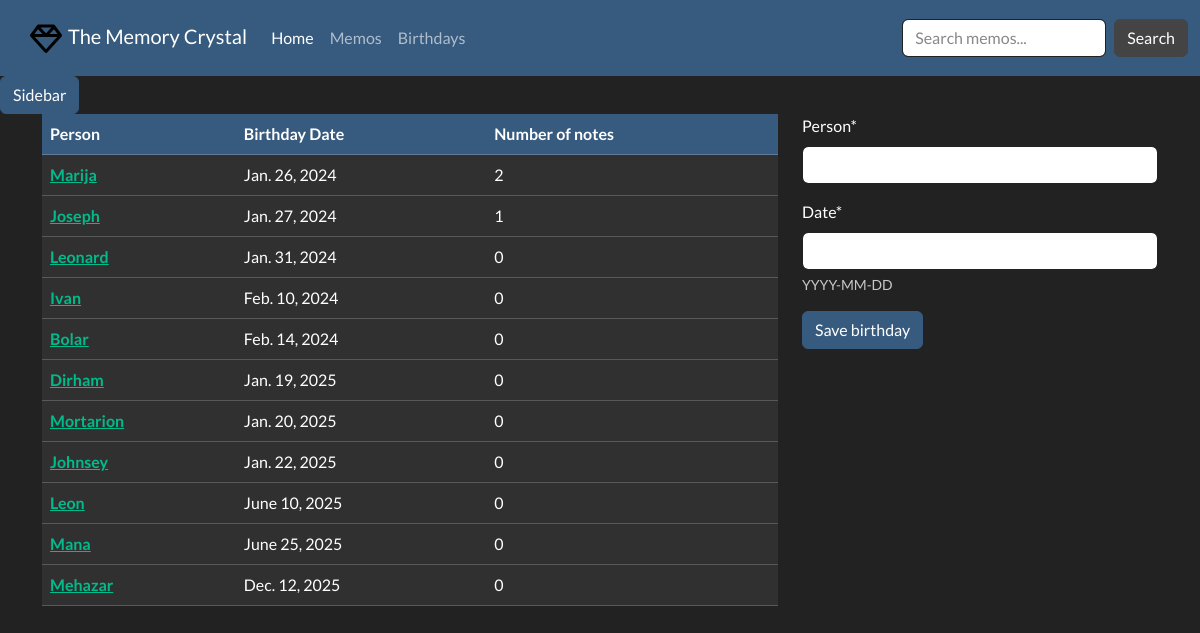
/notes/birthday/all, run on an earlier commit of the app's database.
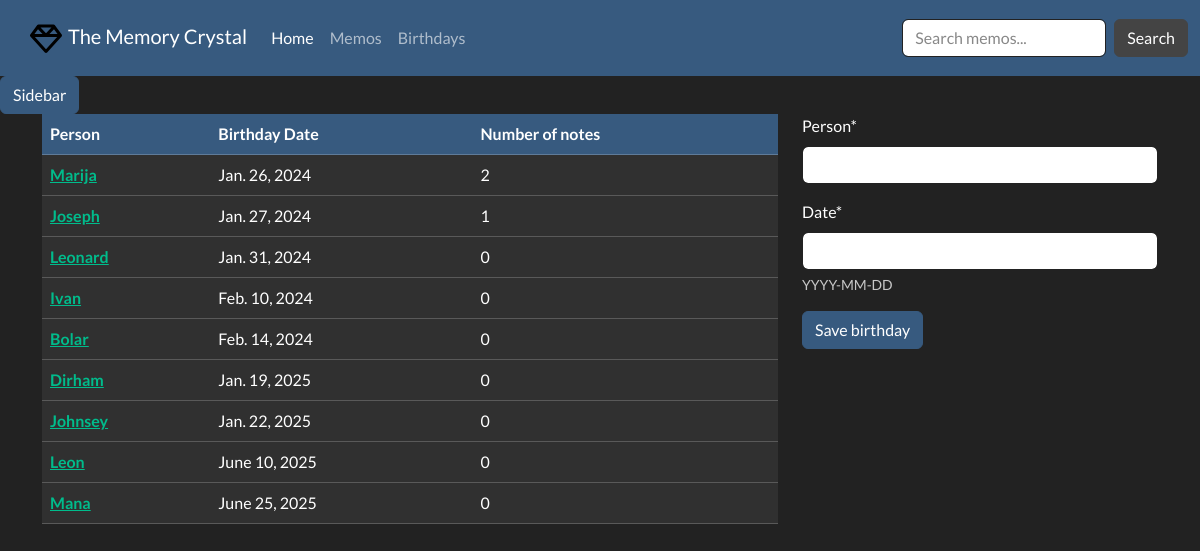
And on a later commit of the database.
### memory_crystal/models.py (models this page shows, shortened)
class Birthday(models.Model):
    person = models.CharField(max_length=100, unique=True)
    bdate = models.DateField(help_text='YYYY-MM-DD', verbose_name='Date')

### memory_crystal/views.py (the view, shortened to what this page needs)
# urls.py: path('birthday/all', views.birthday_list_view, name='birthdays-all'),
def birthday_list_view(request):
    bd_form = BirthdayForm
    birthday_list = Birthday.objects.all().order_by('bdate')
    context = {
        'bd_form': bd_form,
        'birthday_list': birthday_list
    }
    return render(request, 'memory_crystal/birthday_list.html', context=context)

### memory_crystal/models.py (called while the page is built)
    def __str__(self) -> str:
        return f'{self.name.title()}'

### memory_crystal/templatetags/memo_extras.py (called while the page is built)
@register.inclusion_tag('memory_crystal/offcanvas.html')
def render_offcanvas():
    all_categories = Category.objects.all()
    return {'all_categories': all_categories}

### memory_crystal/templates/memory_crystal/birthday_list.html (shortened to what this page needs)
{% extends 'memory_crystal/base.html' %}
{% block content %}
{% load crispy_forms_tags %}
<div class="container">
    <div class="row">
        <div class="col-8">
            <div class="brithday-table">
                <table class="table table-hover">
                  <thead>
                    <tr class="table-primary">
                      <th scope="col">Person</th>
                      <th scope="col">Birthday Date</th>
                      <th scope="col">Number of notes</th>
                    </tr>
                  </thead>
                  <tbody>
                  {% for birthday in birthday_list %}
                    <tr class="table-dark">
                      <th scope="row"><a href="{% url 'birthday-detail' birthday.id %}">{{ birthday.person }}</a></th>
                      <td>{{ birthday.bdate }}</td>
                      <td>{{ birthday.notes.all.count }}</td>
                    </tr>
                  {% endfor %}
                  </tbody>
                </table>
            </div>
        </div>
        <div class="col-4">
            <div class="fieldWrapper">
                <form method="post">
                    {{ bd_form | crispy }}
                    <input type="submit" class="btn btn-primary" value="Save birthday">
                </form>
            </div>
        </div>
    </div>
</div>
{% endblock %}

### memory_crystal/templates/memory_crystal/base.html (shortened to what this page needs)
<!DOCTYPE html>
<html lang="en">
<head>
  <link rel="stylesheet" href="https://cdnjs.cloudflare.com/ajax/libs/bootswatch/5.3.2/darkly/bootstrap.min.css"
/>
  <link rel="stylesheet"
      href="https://cdnjs.cloudflare.com/ajax/libs/font-awesome/4.7.0/css/font-awesome.min.css"/>
</head>
<body>
<nav class="navbar navbar-expand-lg bg-primary" data-bs-theme="dark">
  <div class="container-fluid">
    <a class="navbar-brand" href="#">
        <a class="navbar-brand" href="{% url 'homepage' %}">
           The Memory Crystal
        </a>
    </a>
    <div class="collapse navbar-collapse" id="navbarColor01">
      <ul class="navbar-nav me-auto">
        <li class="nav-item">
          <a class="nav-link active" href="{% url 'memory-index' %}">Home
          </a>
        </li>
        <li class="nav-item">
          <a class="nav-link" href="{% url 'memos-all' %}">Memos</a>
        </li>
        <li class="nav-item">
          <a class="nav-link" href="{% url 'birthdays-all' %}">Birthdays</a>
        </li>
      </ul>
      <form class="d-flex" action="{% url 'memo-search' %}" method="get">
        <input class="form-control me-sm-2" type="search" placeholder="Search memos..." name="search_text">
        <button class="btn btn-secondary my-2 my-sm-0" type="submit">Search</button>
      </form>
    </div>
  </div>
</nav>
{% load static %}
{% load memo_extras %}
{% render_offcanvas %}
{% block content %}{% endblock %}
</body>
</html>

### memory_crystal/templates/memory_crystal/offcanvas.html (shortened to what this page needs)
<button class="btn btn-primary" type="button" data-bs-toggle="offcanvas" data-bs-target="#offcanvasExample" aria-controls="offcanvasExample">
  Sidebar
</button>

What changed in the data, as far as the page shows it:
removed Birthday: person "Mortarion", bdate "Jan. 20, 2025", notes.all.count "0"
removed Birthday: person "Mehazar", bdate "Dec. 12, 2025", notes.all.count "0"
